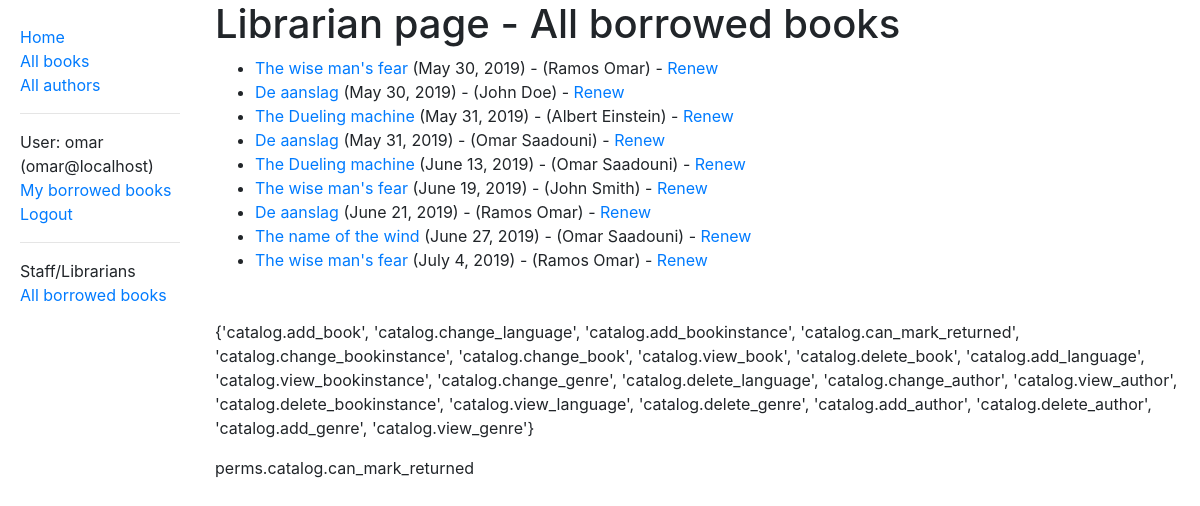
The page /catalog/librarian/ (signed in) on the database its author committed.
### catalog/models.py (models this page shows, shortened)
class BookInstance(models.Model):
    id = models.UUIDField(primary_key=True, default=uuid.uuid4,
                          help_text='Unique ID for this particular book across whole library')
    book = models.ForeignKey('Book', on_delete=models.SET_NULL, null=True)
    imprint = models.CharField(max_length=200)
    due_back = models.DateField(null=True, blank=True)
    LOAN_STATUS = (
        ('m', 'Maintenace'),
        ('o', 'On loan'),
        ('a', 'Available'),
        ('r', 'Reserved'),
    )
    status = models.CharField(
        max_length=1,
        choices=LOAN_STATUS,
        blank=True,
        default='m',
        help_text='Book availability',
    )
    borrower = models.ForeignKey(User, on_delete=models.SET_NULL, null=True, blank=True)
    class Meta:
        ordering = ['due_back']
        permissions = (
            ('can_mark_returned', 'Set book as returned'),
        )
    @property
    def is_overdue(self):
        if self.due_back and date.today() > self.due_back:
            return True
        return False

class Book(models.Model):
    title = models.CharField(max_length=200)
    author = models.ForeignKey('Author', on_delete=models.SET_NULL, null=True)
    summary = models.TextField(max_length=1000, help_text='Enter a brief description of the book')
    isbn = models.CharField('ISBN', max_length=13,
                            help_text='13 Character <a href="https://www.isbn-international.org/content/what-isbn">ISBN number</a>')
    genre = models.ManyToManyField(Genre, help_text='Select a genre for this book')
    language = models.ForeignKey('Language', on_delete=models.SET_NULL, null=True)
    def display_genre(self):
        """Create a string for the Genre. This is required to display genre in Admin."""
        return ', '.join([genre.name for genre in self.genre.all()[:3]])
    display_genre.short_description = 'Genre'

### catalog/views.py (the view)
# urls.py: path('librarian/', views.LibrarianListView.as_view(), name='librarian-view'),
class LibrarianListView(LoginRequiredMixin,
                        PermissionRequiredMixin,
                        ListView):
    model = BookInstance
    template_name = 'catalog/librarian_page.html'
    paginate_by = 10
    permission_required = 'catalog.can_mark_returned'
    def get_queryset(self):
        return BookInstance.objects.filter(status__exact='o').order_by('due_back')

### catalog/templates/catalog/librarian_page.html (shortened to what this page needs)
{% extends "base_generic.html" %}
{% block content %}
    <h1>Librarian page - All borrowed books</h1>
    {% if bookinstance_list %}
        <ul>
            {% for bookinst in bookinstance_list %}
                <li class="{% if bookinst.is_overdue %}text-danger{% endif %}">
                   <a href="{% url 'book-detail' bookinst.book.pk %}" class="{% if bookinst.is_overdue %}text-secondary{% endif %}">
                       {{ bookinst.book.title }}
                   </a> ({% if bookinst.is_overdue %}Overdue: {% endif %}{{ bookinst.due_back }})  - ({{ bookinst.borrower.get_full_name }})
                    {% if perms.catalog.can_mark_returned  %}
                        - <a href="{% url 'renew-book-librarian' bookinst.id %}">Renew</a>
                    {% endif %}
                </li>
            {% endfor %}
        </ul>
    {% else %}
        <p>There are no books borrowed.</p>
    {% endif %}
{% endblock %}

### templates/base_generic.html (shortened to what this page needs)
    {% load bootstrap4 %}
<!DOCTYPE html>
<html lang="en">
<head>
    {% bootstrap_css %}
    <link rel="stylesheet" href="https://stackpath.bootstrapcdn.com/font-awesome/4.7.0/css/font-awesome.min.css">
    {%  load static %}
    <link rel="stylesheet" href="{% static 'css/styles.css' %}">
</head>
<body>
  <div class="container-fluid">
     <div class="row">
         <div class="col-sm-2">
             {% block sidebar %}
                 <ul class="sidebar-nav">
                   <li><a href="{% url 'index' %}">Home</a></li>
                     <li><a href="{% url 'books' %}">All books</a></li>
                     <li><a href="{% url 'authors' %}">All authors</a></li>
                     <li><hr></li>
                     {% if user.is_authenticated %}
                         <li>User: {{ user.get_username }} ({{ user.email }})</li>
                         <li><a href="{% url 'my-borrowed-books' %}">My borrowed books</a></li>
                         <li><a href="{% url 'logout' %}?next={{ request.path }}">Logout</a></li>
                         <li><hr></li>
                         {% if perms.catalog.can_mark_returned %}
                             <li>Staff/Librarians</li>
                             <li><a href="{% url 'librarian-view' %}?next={{ request.path }}">All borrowed books</a></li>
                         {% endif  %}
                     {% else %}
                         <li><a href="{% url 'login' %}?next={{ request.path }}">Login</a></li>
                     {% endif %}
                 </ul>
             {% endblock sidebar %}
         </div>
         <div class="col-sm-10">
             {% block content %}{% endblock %}
             <p class="mt-5">
                 {% if perms.catalog %}
                     {{ perms.catalog  }}
                     {% if perms.catalog.can_mark_returned %}
                         <p>perms.catalog.can_mark_returned</p>
                     {% endif  %}
                 {% endif %}
             </p>
         </div>
     </div>
  </div>
</body>
</html>

### static/css/styles.css (style rules this page uses)
.sidebar-nav { margin-top: 20px; padding: 5px; list-style: none; }

### rows shown on the page
BookInstance: book "The wise man's fear", due_back "May 30, 2019", borrower.get_full_name "Ramos Omar"
BookInstance: book "De aanslag", due_back "May 30, 2019", borrower.get_full_name "John Doe"
BookInstance: book "The Dueling machine", due_back "May 31, 2019", borrower.get_full_name "Albert Einstein"
BookInstance: book "De aanslag", due_back "May 31, 2019", borrower.get_full_name "Omar Saadouni"
BookInstance: book "The Dueling machine", due_back "June 13, 2019", borrower.get_full_name "Omar Saadouni"
BookInstance: book "The wise man's fear", due_back "June 19, 2019", borrower.get_full_name "John Smith"
BookInstance: book "De aanslag", due_back "June 21, 2019", borrower.get_full_name "Ramos Omar"
BookInstance: book "The name of the wind", due_back "June 27, 2019", borrower.get_full_name "Omar Saadouni"
BookInstance: book "The wise man's fear", due_back "July 4, 2019", borrower.get_full_name "Ramos Omar"

### other values the page prints
{{ user.get_username }} "omar"
{{ user.email }} "omar@localhost"
